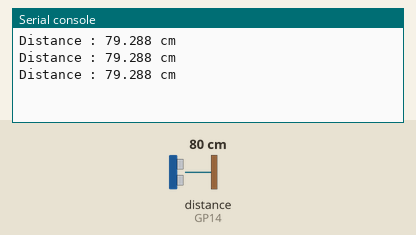
Recording of a program running on a simulated Raspberry Pi Pico running MicroPython. Shown: the last lines printed to the serial console. The test bench sets the inputs (shaded band); at power-on: distance to the obstacle (sensor on GP14) 80 cm. The echo pulse lasts 58.3 µs per cm.

Above: at 1.2 s.
1.3 s: distance to the obstacle (sensor on GP14) set to 2 cm
At 1.9 s:
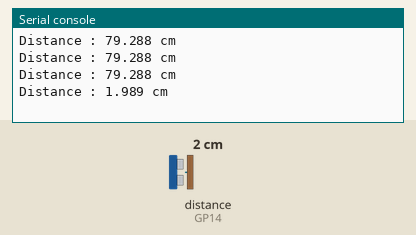
2.8 s: distance to the obstacle (sensor on GP14) set to 4 cm
At 3.4 s:
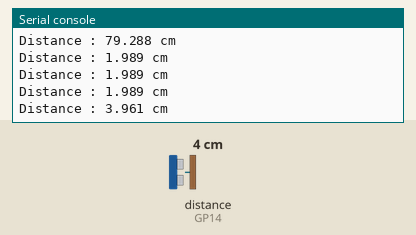
Timing chart, 0 to 5.8 s (numbered marks = the images above; inputs shaded):
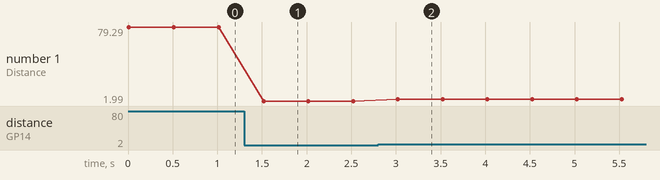

The program:

ultrasonic_class.py
```python
from machine import Pin,time_pulse_us
import time

class UltraSonicSensor:
    SOUND_SPEED=340
    TRIG_PULSE_DURATION_US=10
    def __init__(self):
        self.trigPin=Pin(15,Pin.OUT)
        self.echoPin=Pin(14,Pin.IN)

    def trigger(self):
        self.trigPin.value(0)
        time.sleep_us(5)
        self.trigPin.value(1)
        time.sleep_us(self.TRIG_PULSE_DURATION_US)
        self.trigPin.value(0)

    def getDistance(self):
        self.trigger()
        ultrasonic_duration=time_pulse_us(self.echoPin,1,30000)
        distance_cm=self.SOUND_SPEED*ultrasonic_duration/20000
        return distance_cm

if __name__=='__main__':
    ultraSonicSensor=UltraSonicSensor()
    while True:
        distance_cm=ultraSonicSensor.getDistance()
        print(f'Distance : {distance_cm} cm')
        time.sleep_ms(500)
```

Measured:
- after the input at 1.3 s, the serial console: prints a new line after 0.22 s (image 1)
- after the input at 2.8 s, the serial console: prints a new line after 0.22 s (image 2)
- plotted number 1: 79.29 → 1.99 after the input at 1.3 s, 1.99 → 3.96 after the input at 2.8 s
